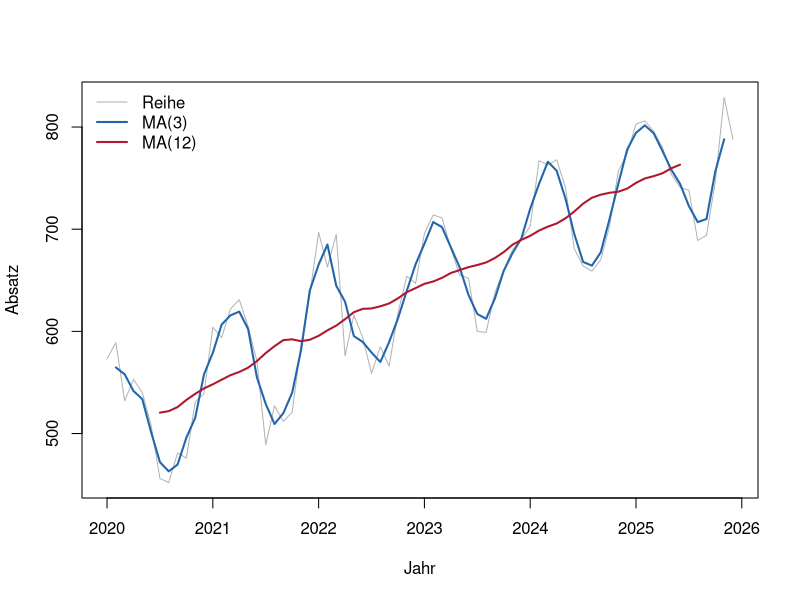
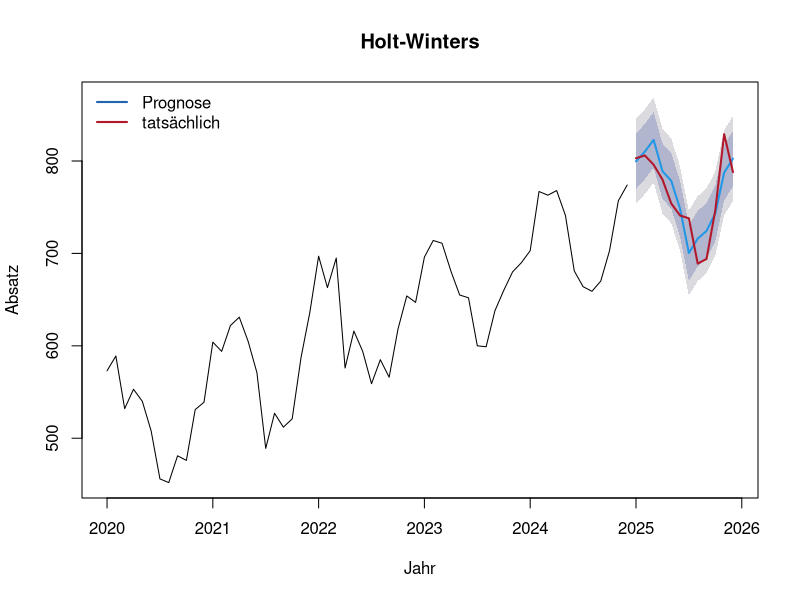
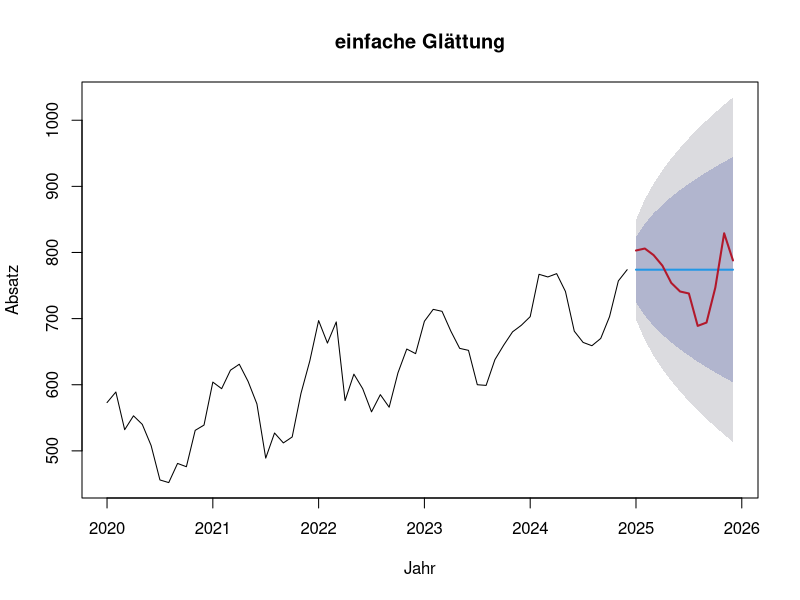
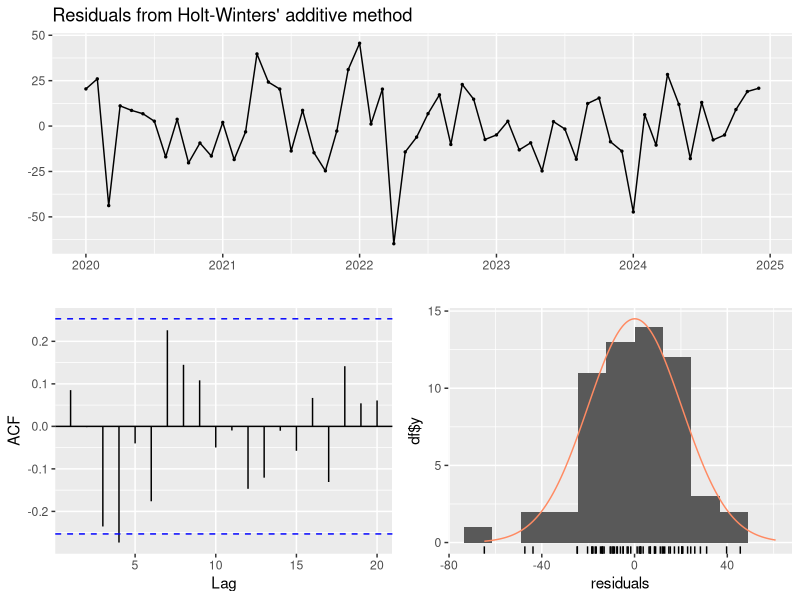

Reproduce these figures in R, in order.
## ---- chunk 1
#| label: setup-r
#| include: false
library(forecast)

monate <- 72
t <- 1:monate

# Feste Restwerte, damit R und Python mit derselben Reihe rechnen
rest <- c(
  17.3, 16.1, -39.6, -2.9, 11.4, 8.5, -20.5, -15.1,
  5.2, -24.6, -4.2, -33.9, 0.2, -26.6, 1.7, 27.5,
  28.3, 23.6, -34.9, 11.4, -11.9, -27.7, 3.8, 14.8,
  45.7, -5.8, 27.1, -75.1, -7.9, -0.7, -13.7, 21.5,
  -5.8, 21.3, 22.3, -21.9, -4, -2.1, -4.6, -18.4,
  -17.8, 9.5, -20.2, -12.1, 17.7, 15.9, 0, -27.1,
  -44.5, 2.5, -1.1, 20.8, 20.4, -10.2, -4.5, -0.5,
  1.7, 10.4, 29.8, 9.4, 7, -6.1, -16.2, -15.7,
  -14.3, 1.6, 21.2, -18.4, -21.7, 6, 53.4, -25.3)

absatz <- ts(round(500 + 4 * t + 60 * sin(2 * pi * t / 12) +
                     25 * cos(2 * pi * t / 12) + rest),
             start = c(2020, 1), frequency = 12)

# Trainings- und Testteil: die letzten zwoelf Monate bleiben ungesehen
training <- window(absatz, end = c(2024, 12))
test <- window(absatz, start = c(2025, 1))
## ---- chunk 2
#| label: fig-glaettung-vergleich-r
#| fig-cap: "Die Reihe mit gleitenden Durchschnitten über 3 und 12 Monate."
absatz_ma3 <- ma(absatz, order = 3)
absatz_ma12 <- ma(absatz, order = 12)

plot(absatz, col = "grey70", ylab = "Absatz", xlab = "Jahr")
lines(absatz_ma3, col = "#2166ac", lwd = 2)
lines(absatz_ma12, col = "#b2182b", lwd = 2)
legend("topleft", legend = c("Reihe", "MA(3)", "MA(12)"),
       col = c("grey70", "#2166ac", "#b2182b"), lwd = c(1, 2, 2), bty = "n")
## ---- chunk 3
#| label: durchfuehrung-glaettung-r
modell_hw <- hw(training, h = 12, seasonal = "additive")

modell_hw$model
round(accuracy(modell_hw, test)[, c("RMSE", "MAE", "MAPE")], 2)
## ---- chunk 4
#| label: fig-szenario-a-glaettung-r
#| fig-cap: "Holt-Winters auf den ersten 60 Monaten, Prognose für zwölf Monate mit Intervall, dazu die tatsächlichen Werte."
plot(modell_hw, ylab = "Absatz", xlab = "Jahr", main = "Holt-Winters")
lines(test, col = "#b2182b", lwd = 2)
legend("topleft", legend = c("Prognose", "tatsächlich"),
       col = c("#2166ac", "#b2182b"), lwd = 2, bty = "n")

round(cbind(prognose = as.numeric(modell_hw$mean),
            tatsaechlich = as.numeric(test),
            fehler = as.numeric(test) - as.numeric(modell_hw$mean)), 1)
## ---- chunk 5
#| label: fig-szenario-b-glaettung-r
#| fig-cap: "Einfache exponentielle Glättung: die Prognose ist eine waagrechte Linie."
modell_ses <- ses(training, h = 12)

plot(modell_ses, ylab = "Absatz", xlab = "Jahr", main = "einfache Glättung")
lines(test, col = "#b2182b", lwd = 2)

round(rbind(einfach = accuracy(modell_ses, test)["Test set", c("RMSE", "MAE", "MAPE")],
            holt_winters = accuracy(modell_hw, test)["Test set", c("RMSE", "MAE", "MAPE")]), 2)
## ---- chunk 6
#| label: fig-szenario-c-glaettung-r
#| fig-cap: "Residuen des Holt-Winters-Modells: Verlauf, ACF und Verteilung."
#| fig-height: 4
starr <- ses(training, h = 12, alpha = 0.05, initial = "simple")
nervoes <- ses(training, h = 12, alpha = 0.95, initial = "simple")

round(rbind(alpha_0.05 = accuracy(starr, test)["Test set", c("RMSE", "MAE")],
            alpha_0.95 = accuracy(nervoes, test)["Test set", c("RMSE", "MAE")],
            geschaetzt = accuracy(modell_ses, test)["Test set", c("RMSE", "MAE")]), 2)

checkresiduals(modell_hw$model)
## ---- chunk 7
#| label: szenario-d-glaettung-r
naiv <- snaive(training, h = 12)

round(rbind(naiv_saisonal = accuracy(naiv, test)["Test set", c("RMSE", "MAE", "MAPE")],
            holt_winters = accuracy(modell_hw, test)["Test set", c("RMSE", "MAE", "MAPE")]), 2)
